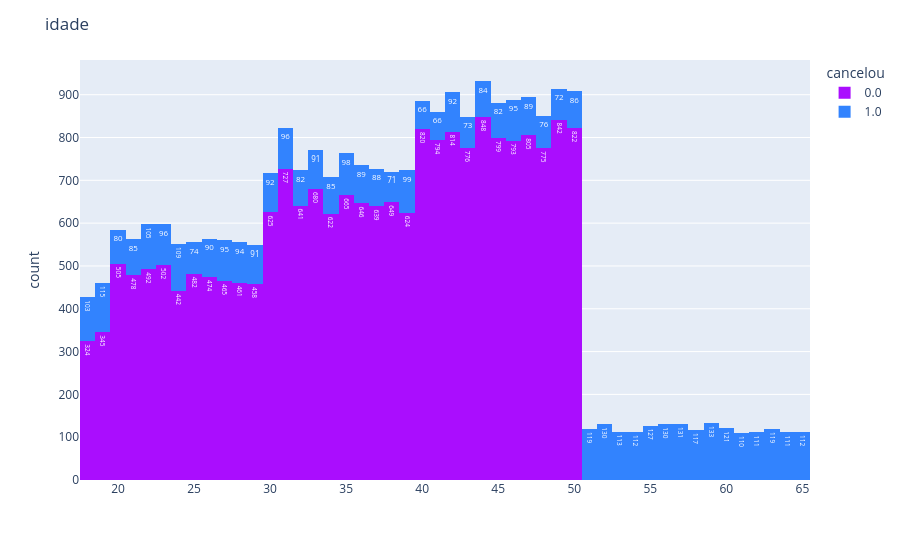
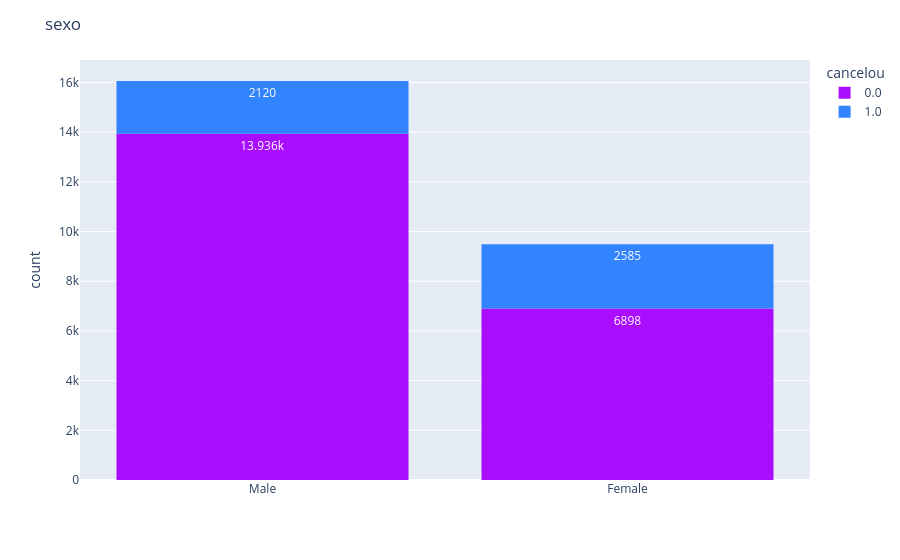
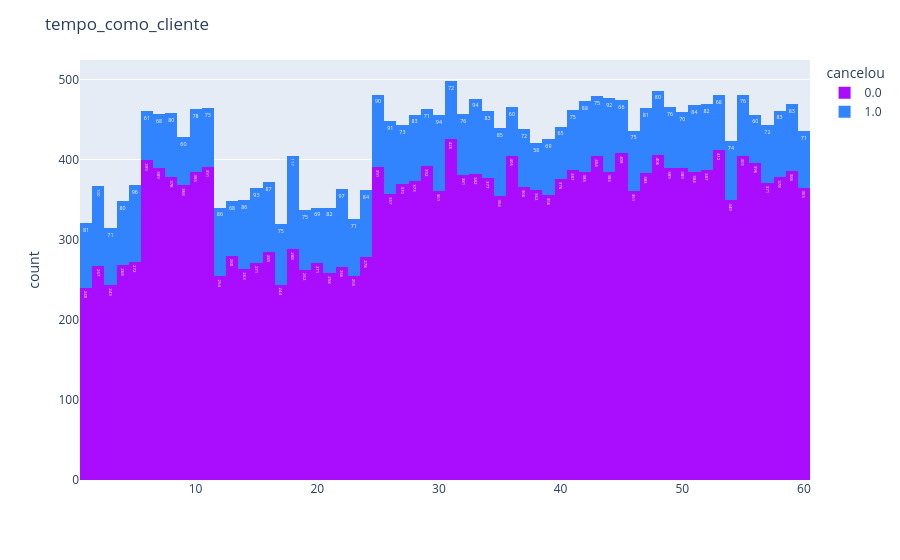
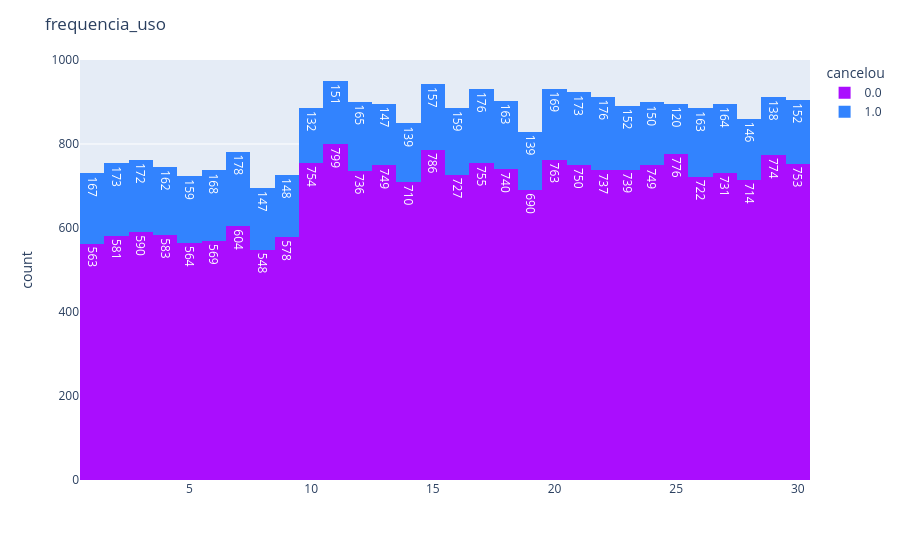

Notebook cell for these charts, in order:
### Code cell
# análise detalhada dos dados de cancelamento

for column in db.columns:
    graph = px.histogram(
        db, 
        x = column, 
        color = "cancelou",
        text_auto = True,
        color_discrete_sequence = px.colors.qualitative.Alphabet)
    graph.update_layout(
        title_text = column,
        xaxis_title_text = "",
        yaxis_title_text = "count")
    graph.show()

### Figure 1 — Plotly figure (JSON) as saved in the notebook; plotly's stock layout.template omitted (floating-point values rounded to 4 significant figures; data arrays with more than 128 entries replaced by an {"elided": "..."} marker saying what was removed)
{"data": [{"bingroup": "x", "hovertemplate": "cancelou=0.0<br>idade=%{x}<br>count=%{y}<extra></extra>", "legendgroup": "0.0", "marker": {"color": "#AA0DFE", "pattern": {"shape": ""}}, "name": "0.0", "orientation": "v", "showlegend": true, "texttemplate": "%{value}", "type": "histogram", "x": {"elided": "20834 float values"}, "xaxis": "x", "yaxis": "y"}, {"bingroup": "x", "hovertemplate": "cancelou=1.0<br>idade=%{x}<br>count=%{y}<extra></extra>", "legendgroup": "1.0", "marker": {"color": "#3283FE", "pattern": {"shape": ""}}, "name": "1.0", "orientation": "v", "showlegend": true, "texttemplate": "%{value}", "type": "histogram", "x": {"elided": "4705 float values"}, "xaxis": "x", "yaxis": "y"}], "layout": {"barmode": "relative", "legend": {"title": {"text": "cancelou"}, "tracegroupgap": 0}, "margin": {"t": 60}, "title": {"text": "idade"}, "xaxis": {"anchor": "y", "domain": [0, 1], "title": {"text": ""}}, "yaxis": {"anchor": "x", "domain": [0, 1], "title": {"text": "count"}}}}

### Figure 2 — Plotly figure (JSON) as saved in the notebook; plotly's stock layout.template omitted (floating-point values rounded to 4 significant figures; data arrays with more than 128 entries replaced by an {"elided": "..."} marker saying what was removed)
{"data": [{"bingroup": "x", "hovertemplate": "cancelou=0.0<br>sexo=%{x}<br>count=%{y}<extra></extra>", "legendgroup": "0.0", "marker": {"color": "#AA0DFE", "pattern": {"shape": ""}}, "name": "0.0", "orientation": "v", "showlegend": true, "texttemplate": "%{value}", "type": "histogram", "x": {"elided": "20834 str values"}, "xaxis": "x", "yaxis": "y"}, {"bingroup": "x", "hovertemplate": "cancelou=1.0<br>sexo=%{x}<br>count=%{y}<extra></extra>", "legendgroup": "1.0", "marker": {"color": "#3283FE", "pattern": {"shape": ""}}, "name": "1.0", "orientation": "v", "showlegend": true, "texttemplate": "%{value}", "type": "histogram", "x": {"elided": "4705 str values"}, "xaxis": "x", "yaxis": "y"}], "layout": {"barmode": "relative", "legend": {"title": {"text": "cancelou"}, "tracegroupgap": 0}, "margin": {"t": 60}, "title": {"text": "sexo"}, "xaxis": {"anchor": "y", "domain": [0, 1], "title": {"text": ""}}, "yaxis": {"anchor": "x", "domain": [0, 1], "title": {"text": "count"}}}}

### Figure 3 — Plotly figure (JSON) as saved in the notebook; plotly's stock layout.template omitted (floating-point values rounded to 4 significant figures; data arrays with more than 128 entries replaced by an {"elided": "..."} marker saying what was removed)
{"data": [{"bingroup": "x", "hovertemplate": "cancelou=0.0<br>tempo_como_cliente=%{x}<br>count=%{y}<extra></extra>", "legendgroup": "0.0", "marker": {"color": "#AA0DFE", "pattern": {"shape": ""}}, "name": "0.0", "orientation": "v", "showlegend": true, "texttemplate": "%{value}", "type": "histogram", "x": {"elided": "20834 float values"}, "xaxis": "x", "yaxis": "y"}, {"bingroup": "x", "hovertemplate": "cancelou=1.0<br>tempo_como_cliente=%{x}<br>count=%{y}<extra></extra>", "legendgroup": "1.0", "marker": {"color": "#3283FE", "pattern": {"shape": ""}}, "name": "1.0", "orientation": "v", "showlegend": true, "texttemplate": "%{value}", "type": "histogram", "x": {"elided": "4705 float values"}, "xaxis": "x", "yaxis": "y"}], "layout": {"barmode": "relative", "legend": {"title": {"text": "cancelou"}, "tracegroupgap": 0}, "margin": {"t": 60}, "title": {"text": "tempo_como_cliente"}, "xaxis": {"anchor": "y", "domain": [0, 1], "title": {"text": ""}}, "yaxis": {"anchor": "x", "domain": [0, 1], "title": {"text": "count"}}}}

### Figure 4 — Plotly figure (JSON) as saved in the notebook; plotly's stock layout.template omitted (floating-point values rounded to 4 significant figures; data arrays with more than 128 entries replaced by an {"elided": "..."} marker saying what was removed)
{"data": [{"bingroup": "x", "hovertemplate": "cancelou=0.0<br>frequencia_uso=%{x}<br>count=%{y}<extra></extra>", "legendgroup": "0.0", "marker": {"color": "#AA0DFE", "pattern": {"shape": ""}}, "name": "0.0", "orientation": "v", "showlegend": true, "texttemplate": "%{value}", "type": "histogram", "x": {"elided": "20834 float values"}, "xaxis": "x", "yaxis": "y"}, {"bingroup": "x", "hovertemplate": "cancelou=1.0<br>frequencia_uso=%{x}<br>count=%{y}<extra></extra>", "legendgroup": "1.0", "marker": {"color": "#3283FE", "pattern": {"shape": ""}}, "name": "1.0", "orientation": "v", "showlegend": true, "texttemplate": "%{value}", "type": "histogram", "x": {"elided": "4705 float values"}, "xaxis": "x", "yaxis": "y"}], "layout": {"barmode": "relative", "legend": {"title": {"text": "cancelou"}, "tracegroupgap": 0}, "margin": {"t": 60}, "title": {"text": "frequencia_uso"}, "xaxis": {"anchor": "y", "domain": [0, 1], "title": {"text": ""}}, "yaxis": {"anchor": "x", "domain": [0, 1], "title": {"text": "count"}}}}
